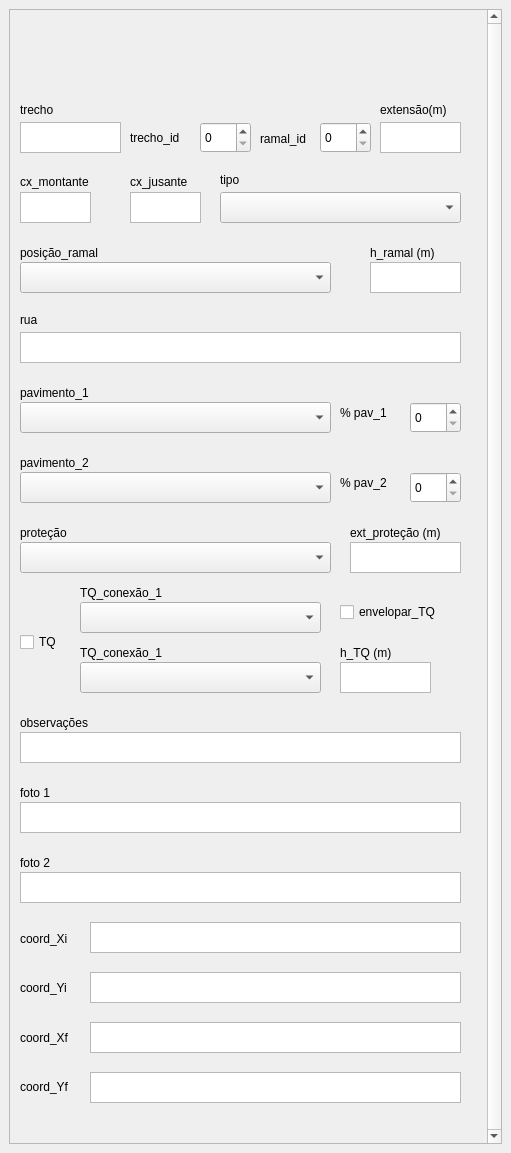
<?xml version="1.0" encoding="UTF-8"?>
<ui version="4.0">
 <class>MainWindow</class>
 <widget class="QMainWindow" name="MainWindow">
  <property name="geometry">
   <rect>
    <x>0</x>
    <y>0</y>
    <width>511</width>
    <height>1153</height>
   </rect>
  </property>
  <property name="windowTitle">
   <string>MainWindow</string>
  </property>
  <widget class="QWidget" name="centralwidget">
   <layout class="QGridLayout" name="gridLayout">
    <item row="0" column="0">
     <widget class="QScrollArea" name="scrollArea">
      <property name="verticalScrollBarPolicy">
       <enum>Qt::ScrollBarAlwaysOn</enum>
      </property>
      <property name="horizontalScrollBarPolicy">
       <enum>Qt::ScrollBarAlwaysOff</enum>
      </property>
      <property name="sizeAdjustPolicy">
       <enum>QAbstractScrollArea::AdjustToContentsOnFirstShow</enum>
      </property>
      <property name="widgetResizable">
       <bool>false</bool>
      </property>
      <property name="alignment">
       <set>Qt::AlignCenter</set>
      </property>
      <widget class="QWidget" name="scrollArea_Trechos_Contents">
       <property name="geometry">
        <rect>
         <x>0</x>
         <y>0</y>
         <width>767</width>
         <height>1129</height>
        </rect>
       </property>
       <widget class="QLabel" name="logo_SaniHub">
        <property name="geometry">
         <rect>
          <x>10</x>
          <y>9</y>
          <width>241</width>
          <height>71</height>
         </rect>
        </property>
        <property name="text">
         <string/>
        </property>
        <property name="pixmap">
         <pixmap>../imagens/png/SaniHUB_logo-removebg-preview.png</pixmap>
        </property>
        <property name="scaledContents">
         <bool>true</bool>
        </property>
       </widget>
       <widget class="QLabel" name="lb_trecho">
        <property name="geometry">
         <rect>
          <x>10</x>
          <y>90</y>
          <width>41</width>
          <height>16</height>
         </rect>
        </property>
        <property name="font">
         <font>
          <family>Arial</family>
          <pointsize>9</pointsize>
          <weight>50</weight>
          <bold>false</bold>
         </font>
        </property>
        <property name="text">
         <string>trecho</string>
        </property>
        <property name="scaledContents">
         <bool>true</bool>
        </property>
       </widget>
       <widget class="QTextEdit" name="trecho">
        <property name="geometry">
         <rect>
          <x>10</x>
          <y>110</y>
          <width>101</width>
          <height>31</height>
         </rect>
        </property>
        <property name="font">
         <font>
          <pointsize>9</pointsize>
         </font>
        </property>
        <property name="html">
         <string>&lt;!DOCTYPE HTML PUBLIC &quot;-//W3C//DTD HTML 4.0//EN&quot; &quot;http://www.w3.org/TR/REC-html40/strict.dtd&quot;&gt;
&lt;html&gt;&lt;head&gt;&lt;meta name=&quot;qrichtext&quot; content=&quot;1&quot; /&gt;&lt;style type=&quot;text/css&quot;&gt;
p, li { white-space: pre-wrap; }
&lt;/style&gt;&lt;/head&gt;&lt;body style=&quot; font-family:'MS Shell Dlg 2'; font-size:9pt; font-weight:400; font-style:normal;&quot;&gt;
&lt;p style=&quot;-qt-paragraph-type:empty; margin-top:0px; margin-bottom:0px; margin-left:0px; margin-right:0px; -qt-block-indent:0; text-indent:0px; font-size:7.8pt;&quot;&gt;&lt;br /&gt;&lt;/p&gt;&lt;/body&gt;&lt;/html&gt;</string>
        </property>
       </widget>
       <widget class="QLabel" name="lb_trecho_id">
        <property name="geometry">
         <rect>
          <x>120</x>
          <y>115</y>
          <width>61</width>
          <height>21</height>
         </rect>
        </property>
        <property name="font">
         <font>
          <family>Arial</family>
          <pointsize>9</pointsize>
          <weight>50</weight>
          <bold>false</bold>
         </font>
        </property>
        <property name="text">
         <string>trecho_id</string>
        </property>
        <property name="scaledContents">
         <bool>true</bool>
        </property>
       </widget>
       <widget class="QSpinBox" name="trecho_id">
        <property name="geometry">
         <rect>
          <x>190</x>
          <y>110</y>
          <width>51</width>
          <height>31</height>
         </rect>
        </property>
        <property name="font">
         <font>
          <pointsize>9</pointsize>
         </font>
        </property>
        <property name="maximum">
         <number>500</number>
        </property>
       </widget>
       <widget class="QLabel" name="lb_ramal_id">
        <property name="geometry">
         <rect>
          <x>250</x>
          <y>116</y>
          <width>61</width>
          <height>21</height>
         </rect>
        </property>
        <property name="font">
         <font>
          <family>Arial</family>
          <pointsize>9</pointsize>
          <weight>50</weight>
          <bold>false</bold>
         </font>
        </property>
        <property name="text">
         <string>ramal_id</string>
        </property>
        <property name="scaledContents">
         <bool>true</bool>
        </property>
       </widget>
       <widget class="QSpinBox" name="ramal_id">
        <property name="geometry">
         <rect>
          <x>310</x>
          <y>110</y>
          <width>51</width>
          <height>31</height>
         </rect>
        </property>
        <property name="font">
         <font>
          <pointsize>9</pointsize>
         </font>
        </property>
       </widget>
       <widget class="QLabel" name="lb_cx_montante">
        <property name="geometry">
         <rect>
          <x>10</x>
          <y>159</y>
          <width>91</width>
          <height>21</height>
         </rect>
        </property>
        <property name="font">
         <font>
          <family>Arial</family>
          <pointsize>9</pointsize>
          <weight>50</weight>
          <bold>false</bold>
         </font>
        </property>
        <property name="text">
         <string>cx_montante</string>
        </property>
        <property name="scaledContents">
         <bool>true</bool>
        </property>
       </widget>
       <widget class="QTextEdit" name="cx_montante">
        <property name="geometry">
         <rect>
          <x>10</x>
          <y>180</y>
          <width>71</width>
          <height>31</height>
         </rect>
        </property>
        <property name="font">
         <font>
          <pointsize>9</pointsize>
         </font>
        </property>
        <property name="html">
         <string>&lt;!DOCTYPE HTML PUBLIC &quot;-//W3C//DTD HTML 4.0//EN&quot; &quot;http://www.w3.org/TR/REC-html40/strict.dtd&quot;&gt;
&lt;html&gt;&lt;head&gt;&lt;meta name=&quot;qrichtext&quot; content=&quot;1&quot; /&gt;&lt;style type=&quot;text/css&quot;&gt;
p, li { white-space: pre-wrap; }
&lt;/style&gt;&lt;/head&gt;&lt;body style=&quot; font-family:'MS Shell Dlg 2'; font-size:9pt; font-weight:400; font-style:normal;&quot;&gt;
&lt;p style=&quot;-qt-paragraph-type:empty; margin-top:0px; margin-bottom:0px; margin-left:0px; margin-right:0px; -qt-block-indent:0; text-indent:0px; font-size:7.8pt;&quot;&gt;&lt;br /&gt;&lt;/p&gt;&lt;/body&gt;&lt;/html&gt;</string>
        </property>
       </widget>
       <widget class="QLabel" name="lb_cx_jusante">
        <property name="geometry">
         <rect>
          <x>120</x>
          <y>159</y>
          <width>81</width>
          <height>21</height>
         </rect>
        </property>
        <property name="font">
         <font>
          <family>Arial</family>
          <pointsize>9</pointsize>
          <weight>50</weight>
          <bold>false</bold>
         </font>
        </property>
        <property name="text">
         <string>cx_jusante</string>
        </property>
        <property name="scaledContents">
         <bool>true</bool>
        </property>
       </widget>
       <widget class="QTextEdit" name="cx_jusante">
        <property name="geometry">
         <rect>
          <x>120</x>
          <y>180</y>
          <width>71</width>
          <height>31</height>
         </rect>
        </property>
        <property name="font">
         <font>
          <pointsize>9</pointsize>
         </font>
        </property>
        <property name="html">
         <string>&lt;!DOCTYPE HTML PUBLIC &quot;-//W3C//DTD HTML 4.0//EN&quot; &quot;http://www.w3.org/TR/REC-html40/strict.dtd&quot;&gt;
&lt;html&gt;&lt;head&gt;&lt;meta name=&quot;qrichtext&quot; content=&quot;1&quot; /&gt;&lt;style type=&quot;text/css&quot;&gt;
p, li { white-space: pre-wrap; }
&lt;/style&gt;&lt;/head&gt;&lt;body style=&quot; font-family:'MS Shell Dlg 2'; font-size:9pt; font-weight:400; font-style:normal;&quot;&gt;
&lt;p style=&quot;-qt-paragraph-type:empty; margin-top:0px; margin-bottom:0px; margin-left:0px; margin-right:0px; -qt-block-indent:0; text-indent:0px; font-size:7.8pt;&quot;&gt;&lt;br /&gt;&lt;/p&gt;&lt;/body&gt;&lt;/html&gt;</string>
        </property>
       </widget>
       <widget class="QLabel" name="lb_extensao">
        <property name="geometry">
         <rect>
          <x>370</x>
          <y>90</y>
          <width>91</width>
          <height>16</height>
         </rect>
        </property>
        <property name="font">
         <font>
          <family>Arial</family>
          <pointsize>9</pointsize>
          <weight>50</weight>
          <bold>false</bold>
         </font>
        </property>
        <property name="text">
         <string>extensão(m)</string>
        </property>
        <property name="scaledContents">
         <bool>true</bool>
        </property>
       </widget>
       <widget class="QTextEdit" name="extensao">
        <property name="geometry">
         <rect>
          <x>370</x>
          <y>110</y>
          <width>81</width>
          <height>31</height>
         </rect>
        </property>
        <property name="font">
         <font>
          <pointsize>9</pointsize>
         </font>
        </property>
        <property name="html">
         <string>&lt;!DOCTYPE HTML PUBLIC &quot;-//W3C//DTD HTML 4.0//EN&quot; &quot;http://www.w3.org/TR/REC-html40/strict.dtd&quot;&gt;
&lt;html&gt;&lt;head&gt;&lt;meta name=&quot;qrichtext&quot; content=&quot;1&quot; /&gt;&lt;style type=&quot;text/css&quot;&gt;
p, li { white-space: pre-wrap; }
&lt;/style&gt;&lt;/head&gt;&lt;body style=&quot; font-family:'MS Shell Dlg 2'; font-size:9pt; font-weight:400; font-style:normal;&quot;&gt;
&lt;p style=&quot;-qt-paragraph-type:empty; margin-top:0px; margin-bottom:0px; margin-left:0px; margin-right:0px; -qt-block-indent:0; text-indent:0px; font-size:7.8pt;&quot;&gt;&lt;br /&gt;&lt;/p&gt;&lt;/body&gt;&lt;/html&gt;</string>
        </property>
       </widget>
       <widget class="QComboBox" name="tipo">
        <property name="geometry">
         <rect>
          <x>210</x>
          <y>180</y>
          <width>241</width>
          <height>31</height>
         </rect>
        </property>
        <property name="font">
         <font>
          <family>Arial</family>
          <pointsize>9</pointsize>
         </font>
        </property>
       </widget>
       <widget class="QLabel" name="lb_extensao_2">
        <property name="geometry">
         <rect>
          <x>210</x>
          <y>160</y>
          <width>61</width>
          <height>16</height>
         </rect>
        </property>
        <property name="font">
         <font>
          <family>Arial</family>
          <pointsize>9</pointsize>
          <weight>50</weight>
          <bold>false</bold>
         </font>
        </property>
        <property name="text">
         <string>tipo</string>
        </property>
        <property name="scaledContents">
         <bool>true</bool>
        </property>
       </widget>
       <widget class="QLabel" name="lb_rua">
        <property name="geometry">
         <rect>
          <x>10</x>
          <y>300</y>
          <width>31</width>
          <height>16</height>
         </rect>
        </property>
        <property name="font">
         <font>
          <family>Arial</family>
          <pointsize>9</pointsize>
          <weight>50</weight>
          <bold>false</bold>
         </font>
        </property>
        <property name="text">
         <string>rua</string>
        </property>
        <property name="scaledContents">
         <bool>true</bool>
        </property>
       </widget>
       <widget class="QTextEdit" name="rua">
        <property name="geometry">
         <rect>
          <x>10</x>
          <y>320</y>
          <width>441</width>
          <height>31</height>
         </rect>
        </property>
        <property name="font">
         <font>
          <pointsize>9</pointsize>
         </font>
        </property>
        <property name="html">
         <string>&lt;!DOCTYPE HTML PUBLIC &quot;-//W3C//DTD HTML 4.0//EN&quot; &quot;http://www.w3.org/TR/REC-html40/strict.dtd&quot;&gt;
&lt;html&gt;&lt;head&gt;&lt;meta name=&quot;qrichtext&quot; content=&quot;1&quot; /&gt;&lt;style type=&quot;text/css&quot;&gt;
p, li { white-space: pre-wrap; }
&lt;/style&gt;&lt;/head&gt;&lt;body style=&quot; font-family:'MS Shell Dlg 2'; font-size:9pt; font-weight:400; font-style:normal;&quot;&gt;
&lt;p style=&quot;-qt-paragraph-type:empty; margin-top:0px; margin-bottom:0px; margin-left:0px; margin-right:0px; -qt-block-indent:0; text-indent:0px; font-size:7.8pt;&quot;&gt;&lt;br /&gt;&lt;/p&gt;&lt;/body&gt;&lt;/html&gt;</string>
        </property>
       </widget>
       <widget class="QComboBox" name="pavimento_1">
        <property name="geometry">
         <rect>
          <x>10</x>
          <y>390</y>
          <width>311</width>
          <height>31</height>
         </rect>
        </property>
        <property name="font">
         <font>
          <family>Arial</family>
          <pointsize>9</pointsize>
         </font>
        </property>
       </widget>
       <widget class="QLabel" name="lb_pav_1">
        <property name="geometry">
         <rect>
          <x>10</x>
          <y>370</y>
          <width>91</width>
          <height>21</height>
         </rect>
        </property>
        <property name="font">
         <font>
          <family>Arial</family>
          <pointsize>9</pointsize>
          <weight>50</weight>
          <bold>false</bold>
         </font>
        </property>
        <property name="text">
         <string>pavimento_1</string>
        </property>
        <property name="scaledContents">
         <bool>true</bool>
        </property>
       </widget>
       <widget class="QLabel" name="lb_perct_pav_1">
        <property name="geometry">
         <rect>
          <x>330</x>
          <y>390</y>
          <width>61</width>
          <height>21</height>
         </rect>
        </property>
        <property name="font">
         <font>
          <family>Arial</family>
          <pointsize>9</pointsize>
          <weight>50</weight>
          <bold>false</bold>
         </font>
        </property>
        <property name="text">
         <string>% pav_1</string>
        </property>
        <property name="scaledContents">
         <bool>true</bool>
        </property>
       </widget>
       <widget class="QSpinBox" name="percentual_pav_1">
        <property name="geometry">
         <rect>
          <x>400</x>
          <y>390</y>
          <width>51</width>
          <height>31</height>
         </rect>
        </property>
        <property name="font">
         <font>
          <pointsize>9</pointsize>
         </font>
        </property>
        <property name="maximum">
         <number>500</number>
        </property>
       </widget>
       <widget class="QComboBox" name="posicao_ramal">
        <property name="geometry">
         <rect>
          <x>10</x>
          <y>250</y>
          <width>311</width>
          <height>31</height>
         </rect>
        </property>
        <property name="font">
         <font>
          <family>Arial</family>
          <pointsize>9</pointsize>
         </font>
        </property>
       </widget>
       <widget class="QLabel" name="lb_posicao">
        <property name="geometry">
         <rect>
          <x>10</x>
          <y>230</y>
          <width>101</width>
          <height>21</height>
         </rect>
        </property>
        <property name="font">
         <font>
          <family>Arial</family>
          <pointsize>9</pointsize>
          <weight>50</weight>
          <bold>false</bold>
         </font>
        </property>
        <property name="text">
         <string>posição_ramal</string>
        </property>
        <property name="scaledContents">
         <bool>true</bool>
        </property>
       </widget>
       <widget class="QLabel" name="lb_h_ramal">
        <property name="geometry">
         <rect>
          <x>360</x>
          <y>230</y>
          <width>81</width>
          <height>21</height>
         </rect>
        </property>
        <property name="font">
         <font>
          <family>Arial</family>
          <pointsize>9</pointsize>
          <weight>50</weight>
          <bold>false</bold>
         </font>
        </property>
        <property name="text">
         <string>h_ramal (m)</string>
        </property>
        <property name="scaledContents">
         <bool>true</bool>
        </property>
       </widget>
       <widget class="QTextEdit" name="h_ramal">
        <property name="geometry">
         <rect>
          <x>360</x>
          <y>250</y>
          <width>91</width>
          <height>31</height>
         </rect>
        </property>
        <property name="font">
         <font>
          <pointsize>9</pointsize>
         </font>
        </property>
        <property name="html">
         <string>&lt;!DOCTYPE HTML PUBLIC &quot;-//W3C//DTD HTML 4.0//EN&quot; &quot;http://www.w3.org/TR/REC-html40/strict.dtd&quot;&gt;
&lt;html&gt;&lt;head&gt;&lt;meta name=&quot;qrichtext&quot; content=&quot;1&quot; /&gt;&lt;style type=&quot;text/css&quot;&gt;
p, li { white-space: pre-wrap; }
&lt;/style&gt;&lt;/head&gt;&lt;body style=&quot; font-family:'MS Shell Dlg 2'; font-size:9pt; font-weight:400; font-style:normal;&quot;&gt;
&lt;p style=&quot;-qt-paragraph-type:empty; margin-top:0px; margin-bottom:0px; margin-left:0px; margin-right:0px; -qt-block-indent:0; text-indent:0px; font-size:7.8pt;&quot;&gt;&lt;br /&gt;&lt;/p&gt;&lt;/body&gt;&lt;/html&gt;</string>
        </property>
       </widget>
       <widget class="QLabel" name="lb_pav_2">
        <property name="geometry">
         <rect>
          <x>10</x>
          <y>440</y>
          <width>91</width>
          <height>21</height>
         </rect>
        </property>
        <property name="font">
         <font>
          <family>Arial</family>
          <pointsize>9</pointsize>
          <weight>50</weight>
          <bold>false</bold>
         </font>
        </property>
        <property name="text">
         <string>pavimento_2</string>
        </property>
        <property name="scaledContents">
         <bool>true</bool>
        </property>
       </widget>
       <widget class="QComboBox" name="pavimento_2">
        <property name="geometry">
         <rect>
          <x>10</x>
          <y>460</y>
          <width>311</width>
          <height>31</height>
         </rect>
        </property>
        <property name="font">
         <font>
          <family>Arial</family>
          <pointsize>9</pointsize>
         </font>
        </property>
       </widget>
       <widget class="QLabel" name="lb_perct_pav_2">
        <property name="geometry">
         <rect>
          <x>330</x>
          <y>460</y>
          <width>61</width>
          <height>21</height>
         </rect>
        </property>
        <property name="font">
         <font>
          <family>Arial</family>
          <pointsize>9</pointsize>
          <weight>50</weight>
          <bold>false</bold>
         </font>
        </property>
        <property name="text">
         <string>% pav_2</string>
        </property>
        <property name="scaledContents">
         <bool>true</bool>
        </property>
       </widget>
       <widget class="QSpinBox" name="percentual_pav_2">
        <property name="geometry">
         <rect>
          <x>400</x>
          <y>460</y>
          <width>51</width>
          <height>31</height>
         </rect>
        </property>
        <property name="font">
         <font>
          <pointsize>9</pointsize>
         </font>
        </property>
        <property name="maximum">
         <number>500</number>
        </property>
       </widget>
       <widget class="QLabel" name="lb_protecao">
        <property name="geometry">
         <rect>
          <x>10</x>
          <y>510</y>
          <width>61</width>
          <height>21</height>
         </rect>
        </property>
        <property name="font">
         <font>
          <family>Arial</family>
          <pointsize>9</pointsize>
          <weight>50</weight>
          <bold>false</bold>
         </font>
        </property>
        <property name="text">
         <string>proteção</string>
        </property>
        <property name="scaledContents">
         <bool>true</bool>
        </property>
       </widget>
       <widget class="QComboBox" name="protecao">
        <property name="geometry">
         <rect>
          <x>10</x>
          <y>530</y>
          <width>311</width>
          <height>31</height>
         </rect>
        </property>
        <property name="font">
         <font>
          <family>Arial</family>
          <pointsize>9</pointsize>
         </font>
        </property>
       </widget>
       <widget class="QLabel" name="lb_ext_protecao">
        <property name="geometry">
         <rect>
          <x>340</x>
          <y>510</y>
          <width>111</width>
          <height>21</height>
         </rect>
        </property>
        <property name="font">
         <font>
          <family>Arial</family>
          <pointsize>9</pointsize>
          <weight>50</weight>
          <bold>false</bold>
         </font>
        </property>
        <property name="text">
         <string>ext_proteção (m)</string>
        </property>
        <property name="scaledContents">
         <bool>true</bool>
        </property>
       </widget>
       <widget class="QTextEdit" name="ext_protecao">
        <property name="geometry">
         <rect>
          <x>340</x>
          <y>530</y>
          <width>111</width>
          <height>31</height>
         </rect>
        </property>
        <property name="font">
         <font>
          <pointsize>9</pointsize>
         </font>
        </property>
        <property name="html">
         <string>&lt;!DOCTYPE HTML PUBLIC &quot;-//W3C//DTD HTML 4.0//EN&quot; &quot;http://www.w3.org/TR/REC-html40/strict.dtd&quot;&gt;
&lt;html&gt;&lt;head&gt;&lt;meta name=&quot;qrichtext&quot; content=&quot;1&quot; /&gt;&lt;style type=&quot;text/css&quot;&gt;
p, li { white-space: pre-wrap; }
&lt;/style&gt;&lt;/head&gt;&lt;body style=&quot; font-family:'MS Shell Dlg 2'; font-size:9pt; font-weight:400; font-style:normal;&quot;&gt;
&lt;p style=&quot;-qt-paragraph-type:empty; margin-top:0px; margin-bottom:0px; margin-left:0px; margin-right:0px; -qt-block-indent:0; text-indent:0px; font-size:7.8pt;&quot;&gt;&lt;br /&gt;&lt;/p&gt;&lt;/body&gt;&lt;/html&gt;</string>
        </property>
       </widget>
       <widget class="QCheckBox" name="TQ">
        <property name="geometry">
         <rect>
          <x>10</x>
          <y>620</y>
          <width>51</width>
          <height>20</height>
         </rect>
        </property>
        <property name="font">
         <font>
          <family>Arial</family>
          <pointsize>9</pointsize>
         </font>
        </property>
        <property name="text">
         <string>TQ</string>
        </property>
       </widget>
       <widget class="QComboBox" name="TQ_conexao1">
        <property name="geometry">
         <rect>
          <x>70</x>
          <y>590</y>
          <width>241</width>
          <height>31</height>
         </rect>
        </property>
        <property name="font">
         <font>
          <family>Arial</family>
          <pointsize>9</pointsize>
         </font>
        </property>
       </widget>
       <widget class="QComboBox" name="TQ_conexao2">
        <property name="geometry">
         <rect>
          <x>70</x>
          <y>650</y>
          <width>241</width>
          <height>31</height>
         </rect>
        </property>
        <property name="font">
         <font>
          <family>Arial</family>
          <pointsize>9</pointsize>
         </font>
        </property>
       </widget>
       <widget class="QLabel" name="lb_TQ_conex_1">
        <property name="geometry">
         <rect>
          <x>70</x>
          <y>570</y>
          <width>111</width>
          <height>21</height>
         </rect>
        </property>
        <property name="font">
         <font>
          <family>Arial</family>
          <pointsize>9</pointsize>
          <weight>50</weight>
          <bold>false</bold>
         </font>
        </property>
        <property name="text">
         <string>TQ_conexão_1</string>
        </property>
        <property name="scaledContents">
         <bool>true</bool>
        </property>
       </widget>
       <widget class="QLabel" name="lb_TQ_conex_2">
        <property name="geometry">
         <rect>
          <x>70</x>
          <y>630</y>
          <width>111</width>
          <height>21</height>
         </rect>
        </property>
        <property name="font">
         <font>
          <family>Arial</family>
          <pointsize>9</pointsize>
          <weight>50</weight>
          <bold>false</bold>
         </font>
        </property>
        <property name="text">
         <string>TQ_conexão_1</string>
        </property>
        <property name="scaledContents">
         <bool>true</bool>
        </property>
       </widget>
       <widget class="QCheckBox" name="TQ_2">
        <property name="geometry">
         <rect>
          <x>330</x>
          <y>590</y>
          <width>121</width>
          <height>20</height>
         </rect>
        </property>
        <property name="font">
         <font>
          <family>Arial</family>
          <pointsize>9</pointsize>
         </font>
        </property>
        <property name="text">
         <string>envelopar_TQ</string>
        </property>
       </widget>
       <widget class="QLabel" name="lb_h_TQ">
        <property name="geometry">
         <rect>
          <x>330</x>
          <y>630</y>
          <width>81</width>
          <height>21</height>
         </rect>
        </property>
        <property name="font">
         <font>
          <family>Arial</family>
          <pointsize>9</pointsize>
          <weight>50</weight>
          <bold>false</bold>
         </font>
        </property>
        <property name="text">
         <string>h_TQ (m)</string>
        </property>
        <property name="scaledContents">
         <bool>true</bool>
        </property>
       </widget>
       <widget class="QTextEdit" name="h_TQ">
        <property name="geometry">
         <rect>
          <x>330</x>
          <y>650</y>
          <width>91</width>
          <height>31</height>
         </rect>
        </property>
        <property name="font">
         <font>
          <pointsize>9</pointsize>
         </font>
        </property>
        <property name="html">
         <string>&lt;!DOCTYPE HTML PUBLIC &quot;-//W3C//DTD HTML 4.0//EN&quot; &quot;http://www.w3.org/TR/REC-html40/strict.dtd&quot;&gt;
&lt;html&gt;&lt;head&gt;&lt;meta name=&quot;qrichtext&quot; content=&quot;1&quot; /&gt;&lt;style type=&quot;text/css&quot;&gt;
p, li { white-space: pre-wrap; }
&lt;/style&gt;&lt;/head&gt;&lt;body style=&quot; font-family:'MS Shell Dlg 2'; font-size:9pt; font-weight:400; font-style:normal;&quot;&gt;
&lt;p style=&quot;-qt-paragraph-type:empty; margin-top:0px; margin-bottom:0px; margin-left:0px; margin-right:0px; -qt-block-indent:0; text-indent:0px; font-size:7.8pt;&quot;&gt;&lt;br /&gt;&lt;/p&gt;&lt;/body&gt;&lt;/html&gt;</string>
        </property>
       </widget>
       <widget class="QLabel" name="lb_observacoes">
        <property name="geometry">
         <rect>
          <x>10</x>
          <y>700</y>
          <width>91</width>
          <height>21</height>
         </rect>
        </property>
        <property name="font">
         <font>
          <family>Arial</family>
          <pointsize>9</pointsize>
          <weight>50</weight>
          <bold>false</bold>
         </font>
        </property>
        <property name="text">
         <string>observações</string>
        </property>
        <property name="scaledContents">
         <bool>true</bool>
        </property>
       </widget>
       <widget class="QTextEdit" name="observacoes">
        <property name="geometry">
         <rect>
          <x>10</x>
          <y>720</y>
          <width>441</width>
          <height>31</height>
         </rect>
        </property>
        <property name="font">
         <font>
          <pointsize>9</pointsize>
         </font>
        </property>
        <property name="html">
         <string>&lt;!DOCTYPE HTML PUBLIC &quot;-//W3C//DTD HTML 4.0//EN&quot; &quot;http://www.w3.org/TR/REC-html40/strict.dtd&quot;&gt;
&lt;html&gt;&lt;head&gt;&lt;meta name=&quot;qrichtext&quot; content=&quot;1&quot; /&gt;&lt;style type=&quot;text/css&quot;&gt;
p, li { white-space: pre-wrap; }
&lt;/style&gt;&lt;/head&gt;&lt;body style=&quot; font-family:'MS Shell Dlg 2'; font-size:9pt; font-weight:400; font-style:normal;&quot;&gt;
&lt;p style=&quot;-qt-paragraph-type:empty; margin-top:0px; margin-bottom:0px; margin-left:0px; margin-right:0px; -qt-block-indent:0; text-indent:0px; font-size:7.8pt;&quot;&gt;&lt;br /&gt;&lt;/p&gt;&lt;/body&gt;&lt;/html&gt;</string>
        </property>
       </widget>
       <widget class="QLabel" name="lb_foto_1">
        <property name="geometry">
         <rect>
          <x>10</x>
          <y>770</y>
          <width>51</width>
          <height>21</height>
         </rect>
        </property>
        <property name="font">
         <font>
          <family>Arial</family>
          <pointsize>9</pointsize>
          <weight>50</weight>
          <bold>false</bold>
         </font>
        </property>
        <property name="text">
         <string>foto 1</string>
        </property>
        <property name="scaledContents">
         <bool>true</bool>
        </property>
       </widget>
       <widget class="QTextEdit" name="foto1">
        <property name="geometry">
         <rect>
          <x>10</x>
          <y>790</y>
          <width>441</width>
          <height>31</height>
         </rect>
        </property>
        <property name="font">
         <font>
          <pointsize>9</pointsize>
         </font>
        </property>
        <property name="html">
         <string>&lt;!DOCTYPE HTML PUBLIC &quot;-//W3C//DTD HTML 4.0//EN&quot; &quot;http://www.w3.org/TR/REC-html40/strict.dtd&quot;&gt;
&lt;html&gt;&lt;head&gt;&lt;meta name=&quot;qrichtext&quot; content=&quot;1&quot; /&gt;&lt;style type=&quot;text/css&quot;&gt;
p, li { white-space: pre-wrap; }
&lt;/style&gt;&lt;/head&gt;&lt;body style=&quot; font-family:'MS Shell Dlg 2'; font-size:9pt; font-weight:400; font-style:normal;&quot;&gt;
&lt;p style=&quot;-qt-paragraph-type:empty; margin-top:0px; margin-bottom:0px; margin-left:0px; margin-right:0px; -qt-block-indent:0; text-indent:0px; font-size:7.8pt;&quot;&gt;&lt;br /&gt;&lt;/p&gt;&lt;/body&gt;&lt;/html&gt;</string>
        </property>
       </widget>
       <widget class="QLabel" name="lb_foto_2">
        <property name="geometry">
         <rect>
          <x>10</x>
          <y>840</y>
          <width>51</width>
          <height>21</height>
         </rect>
        </property>
        <property name="font">
         <font>
          <family>Arial</family>
          <pointsize>9</pointsize>
          <weight>50</weight>
          <bold>false</bold>
         </font>
        </property>
        <property name="text">
         <string>foto 2</string>
        </property>
        <property name="scaledContents">
         <bool>true</bool>
        </property>
       </widget>
       <widget class="QTextEdit" name="foto2">
        <property name="geometry">
         <rect>
          <x>10</x>
          <y>860</y>
          <width>441</width>
          <height>31</height>
         </rect>
        </property>
        <property name="font">
         <font>
          <pointsize>9</pointsize>
         </font>
        </property>
        <property name="html">
         <string>&lt;!DOCTYPE HTML PUBLIC &quot;-//W3C//DTD HTML 4.0//EN&quot; &quot;http://www.w3.org/TR/REC-html40/strict.dtd&quot;&gt;
&lt;html&gt;&lt;head&gt;&lt;meta name=&quot;qrichtext&quot; content=&quot;1&quot; /&gt;&lt;style type=&quot;text/css&quot;&gt;
p, li { white-space: pre-wrap; }
&lt;/style&gt;&lt;/head&gt;&lt;body style=&quot; font-family:'MS Shell Dlg 2'; font-size:9pt; font-weight:400; font-style:normal;&quot;&gt;
&lt;p style=&quot;-qt-paragraph-type:empty; margin-top:0px; margin-bottom:0px; margin-left:0px; margin-right:0px; -qt-block-indent:0; text-indent:0px; font-size:7.8pt;&quot;&gt;&lt;br /&gt;&lt;/p&gt;&lt;/body&gt;&lt;/html&gt;</string>
        </property>
       </widget>
       <widget class="QLabel" name="lb_coord_Xi">
        <property name="geometry">
         <rect>
          <x>10</x>
          <y>916</y>
          <width>61</width>
          <height>21</height>
         </rect>
        </property>
        <property name="font">
         <font>
          <family>Arial</family>
          <pointsize>9</pointsize>
          <weight>50</weight>
          <bold>false</bold>
         </font>
        </property>
        <property name="text">
         <string>coord_Xi</string>
        </property>
        <property name="scaledContents">
         <bool>true</bool>
        </property>
       </widget>
       <widget class="QLabel" name="lb_coord_Yi">
        <property name="geometry">
         <rect>
          <x>10</x>
          <y>965</y>
          <width>61</width>
          <height>21</height>
         </rect>
        </property>
        <property name="font">
         <font>
          <family>Arial</family>
          <pointsize>9</pointsize>
          <weight>50</weight>
          <bold>false</bold>
         </font>
        </property>
        <property name="text">
         <string>coord_Yi</string>
        </property>
        <property name="scaledContents">
         <bool>true</bool>
        </property>
       </widget>
       <widget class="QLabel" name="lb_coord_Xf">
        <property name="geometry">
         <rect>
          <x>10</x>
          <y>1015</y>
          <width>61</width>
          <height>21</height>
         </rect>
        </property>
        <property name="font">
         <font>
          <family>Arial</family>
          <pointsize>9</pointsize>
          <weight>50</weight>
          <bold>false</bold>
         </font>
        </property>
        <property name="text">
         <string>coord_Xf</string>
        </property>
        <property name="scaledContents">
         <bool>true</bool>
        </property>
       </widget>
       <widget class="QLabel" name="lb_coord_Yf">
        <property name="geometry">
         <rect>
          <x>10</x>
          <y>1064</y>
          <width>61</width>
          <height>21</height>
         </rect>
        </property>
        <property name="font">
         <font>
          <family>Arial</family>
          <pointsize>9</pointsize>
          <weight>50</weight>
          <bold>false</bold>
         </font>
        </property>
        <property name="text">
         <string>coord_Yf</string>
        </property>
        <property name="scaledContents">
         <bool>true</bool>
        </property>
       </widget>
       <widget class="QTextEdit" name="coord_Xi">
        <property name="geometry">
         <rect>
          <x>80</x>
          <y>910</y>
          <width>371</width>
          <height>31</height>
         </rect>
        </property>
        <property name="font">
         <font>
          <pointsize>9</pointsize>
         </font>
        </property>
        <property name="html">
         <string>&lt;!DOCTYPE HTML PUBLIC &quot;-//W3C//DTD HTML 4.0//EN&quot; &quot;http://www.w3.org/TR/REC-html40/strict.dtd&quot;&gt;
&lt;html&gt;&lt;head&gt;&lt;meta name=&quot;qrichtext&quot; content=&quot;1&quot; /&gt;&lt;style type=&quot;text/css&quot;&gt;
p, li { white-space: pre-wrap; }
&lt;/style&gt;&lt;/head&gt;&lt;body style=&quot; font-family:'MS Shell Dlg 2'; font-size:9pt; font-weight:400; font-style:normal;&quot;&gt;
&lt;p style=&quot;-qt-paragraph-type:empty; margin-top:0px; margin-bottom:0px; margin-left:0px; margin-right:0px; -qt-block-indent:0; text-indent:0px; font-size:7.8pt;&quot;&gt;&lt;br /&gt;&lt;/p&gt;&lt;/body&gt;&lt;/html&gt;</string>
        </property>
       </widget>
       <widget class="QTextEdit" name="coord_Yi">
        <property name="geometry">
         <rect>
          <x>80</x>
          <y>960</y>
          <width>371</width>
          <height>31</height>
         </rect>
        </property>
        <property name="font">
         <font>
          <pointsize>9</pointsize>
         </font>
        </property>
        <property name="html">
         <string>&lt;!DOCTYPE HTML PUBLIC &quot;-//W3C//DTD HTML 4.0//EN&quot; &quot;http://www.w3.org/TR/REC-html40/strict.dtd&quot;&gt;
&lt;html&gt;&lt;head&gt;&lt;meta name=&quot;qrichtext&quot; content=&quot;1&quot; /&gt;&lt;style type=&quot;text/css&quot;&gt;
p, li { white-space: pre-wrap; }
&lt;/style&gt;&lt;/head&gt;&lt;body style=&quot; font-family:'MS Shell Dlg 2'; font-size:9pt; font-weight:400; font-style:normal;&quot;&gt;
&lt;p style=&quot;-qt-paragraph-type:empty; margin-top:0px; margin-bottom:0px; margin-left:0px; margin-right:0px; -qt-block-indent:0; text-indent:0px; font-size:7.8pt;&quot;&gt;&lt;br /&gt;&lt;/p&gt;&lt;/body&gt;&lt;/html&gt;</string>
        </property>
       </widget>
       <widget class="QTextEdit" name="coord_Xf">
        <property name="geometry">
         <rect>
          <x>80</x>
          <y>1010</y>
          <width>371</width>
          <height>31</height>
         </rect>
        </property>
        <property name="font">
         <font>
          <pointsize>9</pointsize>
         </font>
        </property>
        <property name="html">
         <string>&lt;!DOCTYPE HTML PUBLIC &quot;-//W3C//DTD HTML 4.0//EN&quot; &quot;http://www.w3.org/TR/REC-html40/strict.dtd&quot;&gt;
&lt;html&gt;&lt;head&gt;&lt;meta name=&quot;qrichtext&quot; content=&quot;1&quot; /&gt;&lt;style type=&quot;text/css&quot;&gt;
p, li { white-space: pre-wrap; }
&lt;/style&gt;&lt;/head&gt;&lt;body style=&quot; font-family:'MS Shell Dlg 2'; font-size:9pt; font-weight:400; font-style:normal;&quot;&gt;
&lt;p style=&quot;-qt-paragraph-type:empty; margin-top:0px; margin-bottom:0px; margin-left:0px; margin-right:0px; -qt-block-indent:0; text-indent:0px; font-size:7.8pt;&quot;&gt;&lt;br /&gt;&lt;/p&gt;&lt;/body&gt;&lt;/html&gt;</string>
        </property>
       </widget>
       <widget class="QTextEdit" name="coord_Yf">
        <property name="geometry">
         <rect>
          <x>80</x>
          <y>1060</y>
          <width>371</width>
          <height>31</height>
         </rect>
        </property>
        <property name="font">
         <font>
          <pointsize>9</pointsize>
         </font>
        </property>
        <property name="html">
         <string>&lt;!DOCTYPE HTML PUBLIC &quot;-//W3C//DTD HTML 4.0//EN&quot; &quot;http://www.w3.org/TR/REC-html40/strict.dtd&quot;&gt;
&lt;html&gt;&lt;head&gt;&lt;meta name=&quot;qrichtext&quot; content=&quot;1&quot; /&gt;&lt;style type=&quot;text/css&quot;&gt;
p, li { white-space: pre-wrap; }
&lt;/style&gt;&lt;/head&gt;&lt;body style=&quot; font-family:'MS Shell Dlg 2'; font-size:9pt; font-weight:400; font-style:normal;&quot;&gt;
&lt;p style=&quot;-qt-paragraph-type:empty; margin-top:0px; margin-bottom:0px; margin-left:0px; margin-right:0px; -qt-block-indent:0; text-indent:0px; font-size:7.8pt;&quot;&gt;&lt;br /&gt;&lt;/p&gt;&lt;/body&gt;&lt;/html&gt;</string>
        </property>
       </widget>
      </widget>
     </widget>
    </item>
   </layout>
  </widget>
 </widget>
 <resources/>
 <connections/>
</ui>
